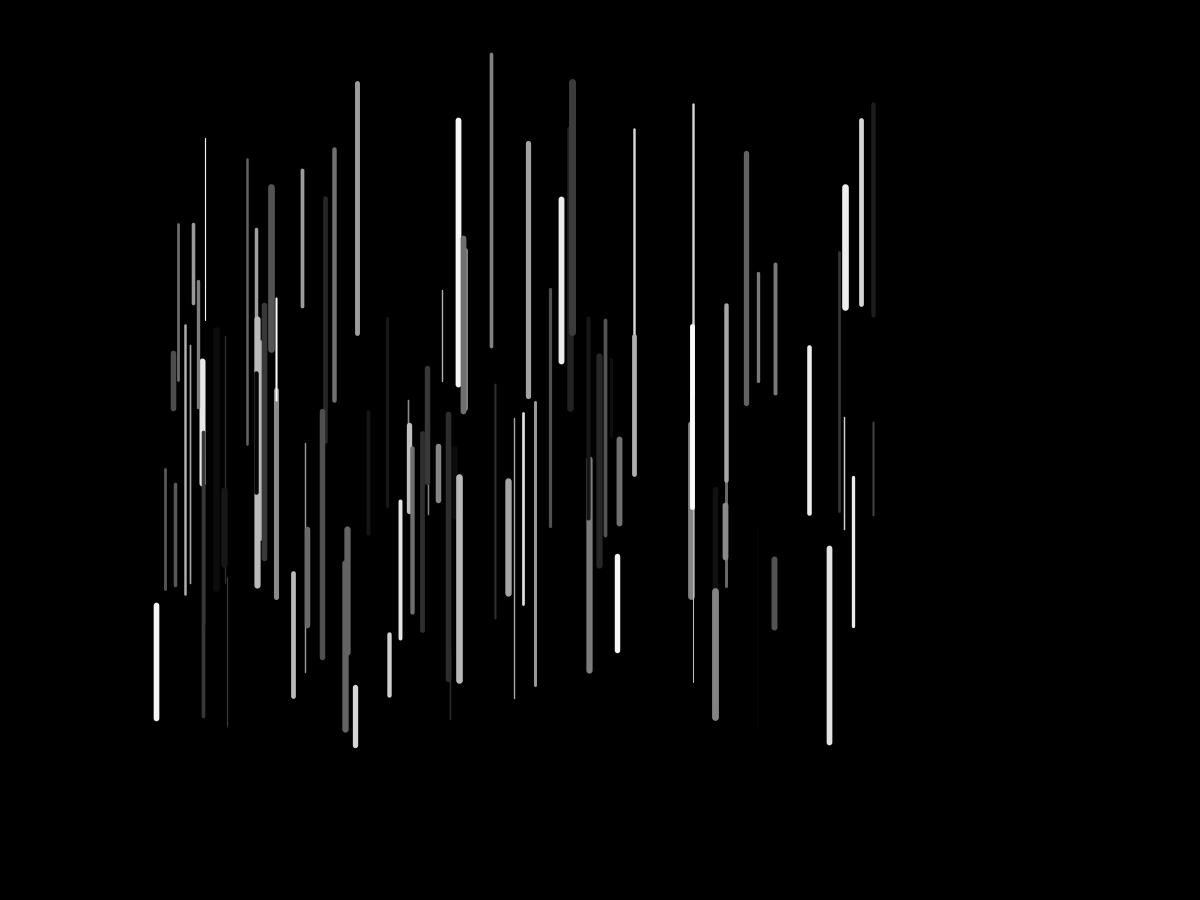
Frame 1 (no input)
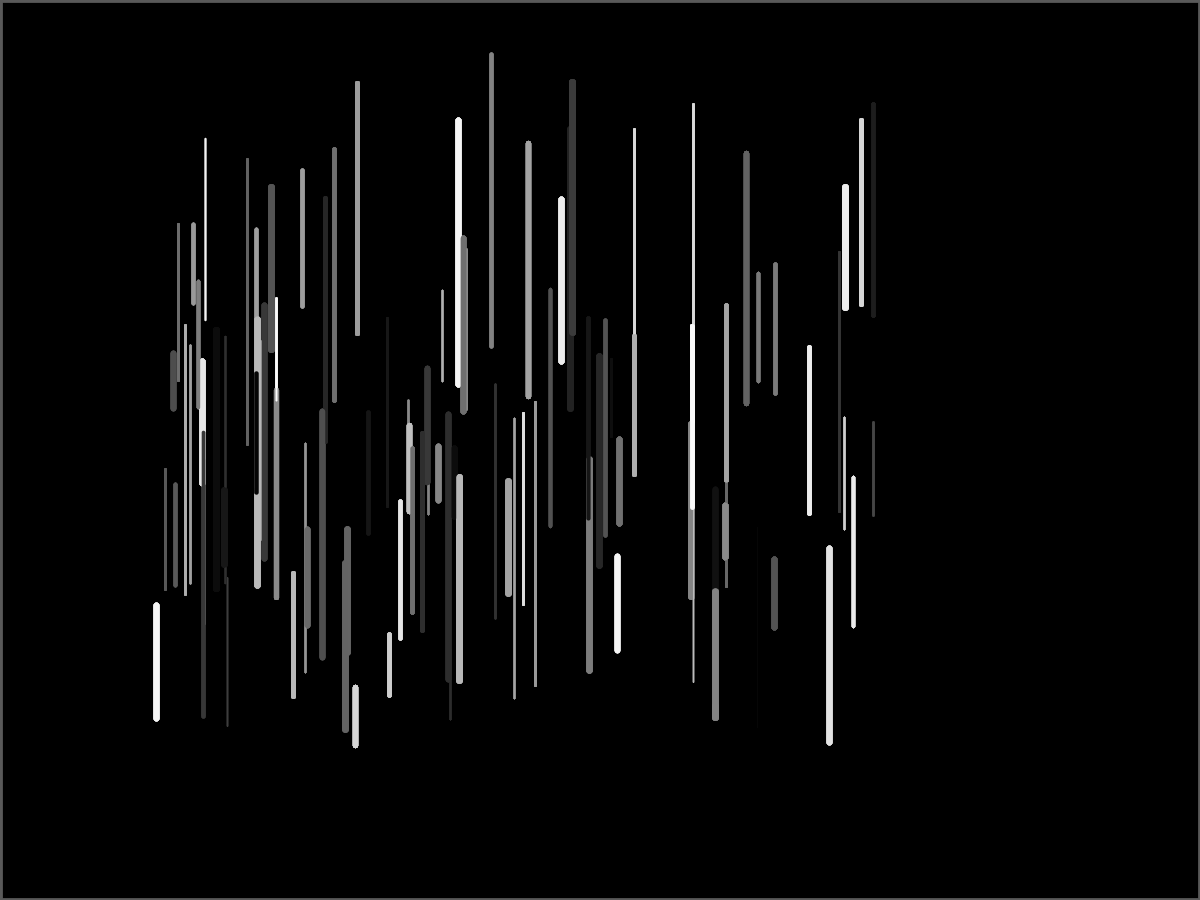
Frame 60 (the mouse pressed at the canvas centre just before this capture)
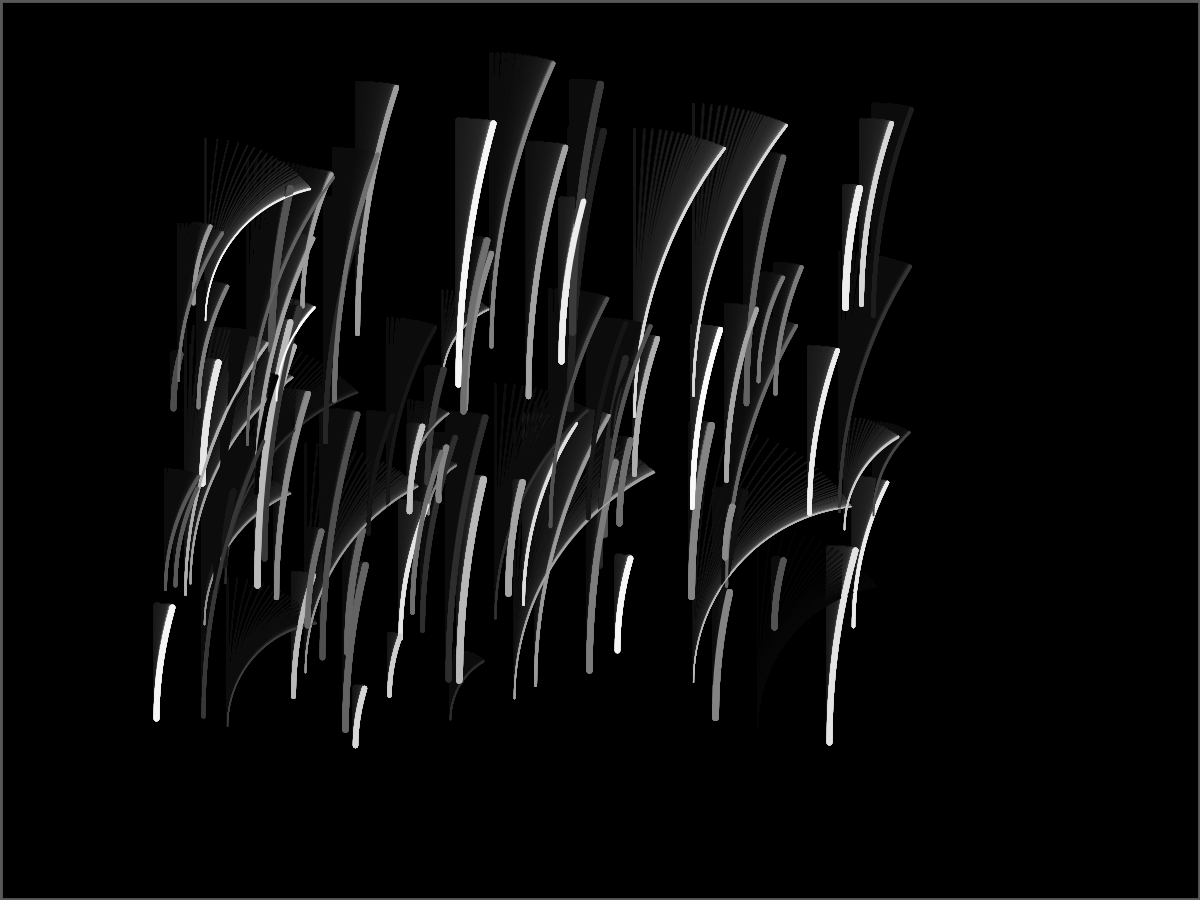
Frame 120 (the mouse held since frame 60 and released just before this capture)

The Processing sketch that drew these frames (run headless with seeded random() and noise(); from frame 60 on, the mouse is pressed at the canvas centre):

// Processing sketch: BlowingReed
// ── BlowingReed.pde
ArrayList<Reed> reedBed;
int numReeds = 100;
int maxHeight = 300;
int maxWidth = 7;

int width = 1200;
int height = 900;

void setup() {
  reedBed = new ArrayList<Reed>();
  size(1200, 900);
  background(0);
  for (int i = 0; i<numReeds; i++) {
    reedBed.add( new Reed(0.5*maxHeight+ random(width - 1.5*maxHeight),
    maxHeight +random(height - 1.5*maxHeight), 
    50 + random(maxHeight -50), 
    1+random(maxWidth-1),
    color(random(255))
    ));
  }
  frameRate(25);
}

void draw() {
  fill(0, 10);
  rect(0, 0, width, height);
  for (Reed r : reedBed) {
    r.draw();

    if (mousePressed) {
      r.bend();
    } else {
      r.unbend();
    }
  }
}
// ── Reed.pde
class Reed{
  private float x, y;
  private float height;
  private float width;
  private float bend;
  private float k = PI/2; // the angle when bend = 1;
  private color colour;;
  
  public Reed(float x, float y, float height, float width, color colour){
     this.x = x;
     this.y = y;
     this.height = height;
     this.width = constrain(width, 1, 10);
     this.colour = colour;
     this.bend = 0;
  }
  
  public void bend(){
    bend = 1 - (1-bend)*0.9;  
  }
  
  public void unbend(){
      bend = (1-width/100)*bend;
  }  
  
  public void draw(){
  
    float theta = bend * k / width;
    strokeWeight(width);
    stroke(colour);
    noFill();
    if(theta == 0){
        line(x, y, x, y-height);
        return;
    }
    theta = constrain(theta,0.001, PI/2);
    float r = height/theta;
    float cx = x + r;
    float cy = y;
    arc(cx, y, 2*r, 2*r, PI, PI +theta);
  }
  
  
}
